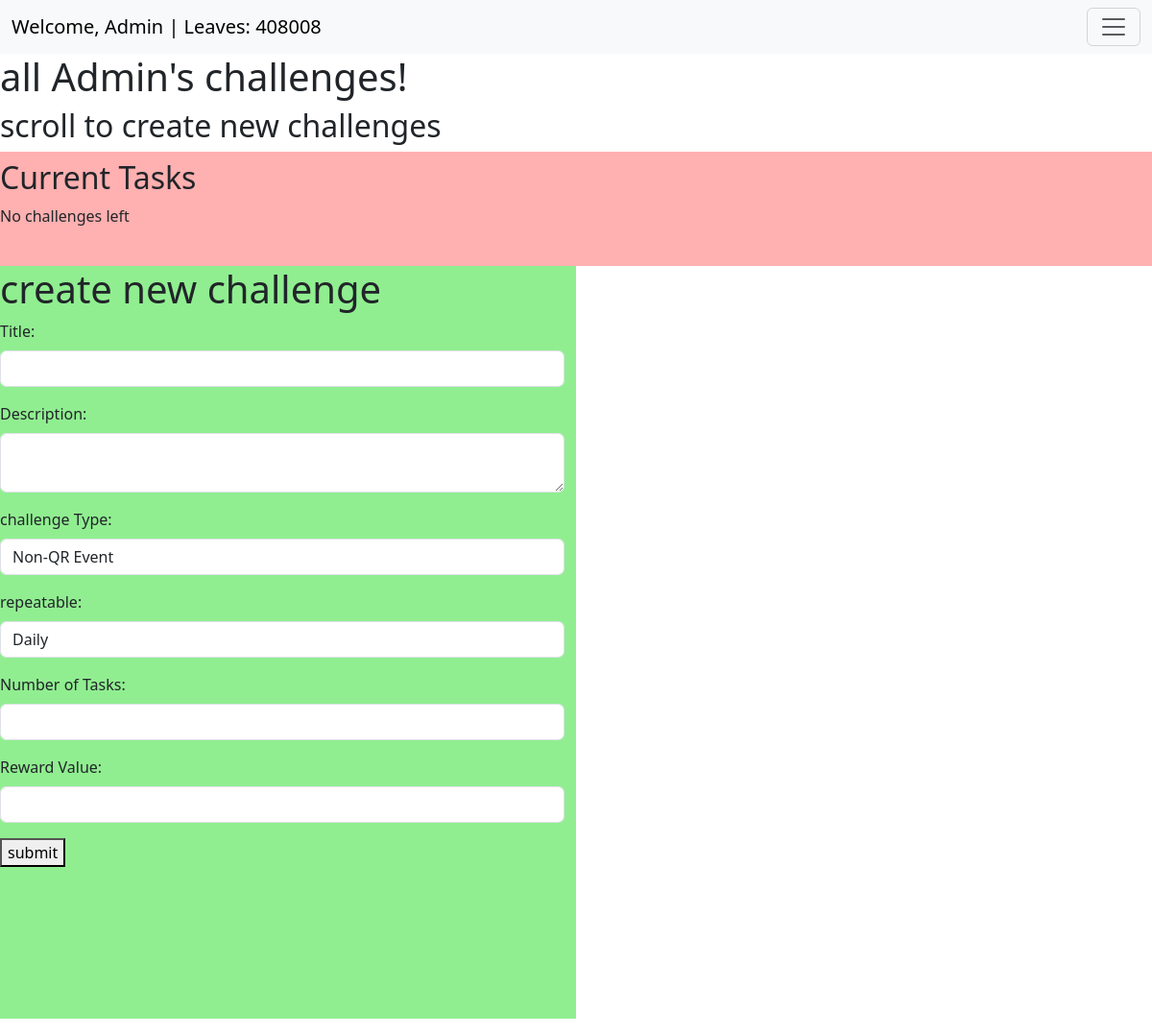
Page /allchallenges (signed in) on the earlier database version.
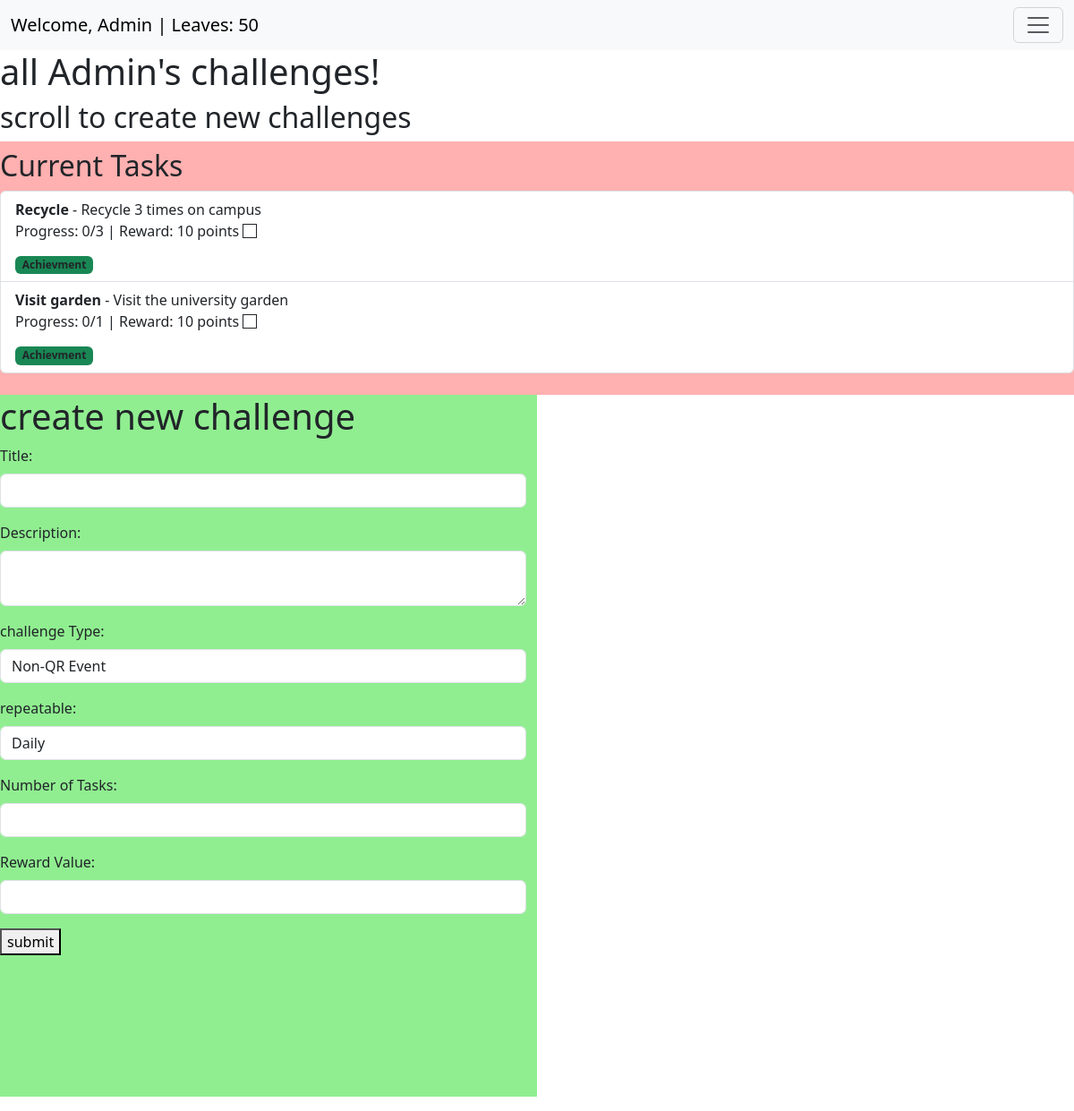
Same page on the later database version.
### user_management/models.py (models this page shows, shortened)
class CustomUser(AbstractUser):
    email = models.EmailField(null=True, blank=True) # TODO: Allows no email, potentially remove in sprint 2
    friends = models.ManyToManyField("self", symmetrical=True, blank=True)
    owned_plants = models.ManyToManyField("garden.Plant", related_name="owners")
    objects = CustomUserManager()

class UserStats(models.Model):
    user = models.OneToOneField(CustomUser, on_delete=models.CASCADE, related_name="stats")
    leaves = models.IntegerField(default=0)
    points = models.IntegerField(default=0)
    class Meta:
        verbose_name = "User Stats"
        verbose_name_plural = "User Stats"

### main/models.py (models this page shows, shortened)
class Challenge(models.Model):
    challengeId = models.AutoField(primary_key=True)  # Primary key for the challenge
    title = models.CharField(max_length=50)  # Title of the challenge
    desc = models.CharField(max_length=500)  # Description of the challenge
    noOfTasks = models.IntegerField()  # Number of tasks in the challenge
    rewardValue = models.IntegerField()  # Reward value for completing the challenge
    qrvalue = models.CharField(max_length=50, default=None, null=True, blank=True)
    QRImage = models.ImageField(upload_to="qr_codes/", default=None, null=True, blank=True)
    isQR = models.BooleanField(default=False)
    repeatable = models.BooleanField(default=False)

### main/views.py (the view, shortened to what this page needs)
# urls.py: path("allchallenges", views.my_challenges, name="allchallenges"),  # All challenges page
def my_challenges(request):
    user_challenge = ChallengeParticipants.objects.filter(username=request.user,status="incomplete")
    isGamekeeper = request.user.groups.filter(name="Game Keepers").exists()
    try:
        allchallenges= Challenge.objects.latest('challengeId')
    except:
        allchallenges = None
    challenge_in_progress = [
        {
            "title": challenge_participant.challengeId.title,
            "desc": challenge_participant.challengeId.desc,
            "rewardValue": challenge_participant.challengeId.rewardValue,
            "progress": challenge_participant.progress,
            "noOfTasks":challenge_participant.challengeId.noOfTasks,
            "status": challenge_participant.status,
            "qrvalue":challenge_participant.challengeId.qrvalue,
            "id": challenge_participant.challengeId.challengeId,
            "isQR": challenge_participant.challengeId.isQR,
            "repeatable": challenge_participant.challengeId.repeatable,
        }
        for challenge_participant in user_challenge
    ]
    return render(request, 'allchallenges.html', {
        'form':challengeForm(),
        'challenge_list': challenge_in_progress, 'isGamekeeper': isGamekeeper, 'challenges':allchallenges})

### main/models.py
class challengeForm(ModelForm):
    class Meta:
        model = Challenge
        fields = ['title', 'desc', 'noOfTasks', 'rewardValue', 'qrvalue']  # Fields to include in the form

### main/templates/allchallenges.html (shortened to what this page needs)
{% extends 'base.html' %}
{% load auth_extras %}
{% block content %}
{% if user.is_authenticated %}
    <h1> all {{ user.username }}'s challenges!</h1>
{% else %}
    <h1>you are not logged on</h1>
{% endif %}
{% if isGamekeeper %}
    <h2> scroll to create new challenges</h2>
{% endif %}
<div class="row">
  <div class="col-12 col-md-12" style="background-color: rgb(255, 176, 176)">
      <h2 class="mt-2">Current Tasks</h2>
      <ul class="list-group">
          {% for item in challenge_list %}
          <li class="list-group-item">
              <div>
                <strong>{{ item.title }}</strong> - {{ item.desc }}
                <p>Progress: {{ item.progress }}/{{ item.noOfTasks }} | Reward: {{ item.rewardValue }} points
                {% if item.isQR %}
                        <button class="form-check-input border border-dark" qr="{{item.qrvalue}}" id="button-{{item.id}}" onclick="startScanner({{item.id}})">
                        </button> </p>
                        <span class="badge bg-warning text-dark">QR Required</span>
                        <div id="reader-{{item.id}}-reader" style="width: 100%; max-width: 400px; margin: auto;"></div>
                {% else %}
                  <button class="remove-button form-check-input border border-dark"
                          qr="{{ item.qrvalue }}"
                          progress="{{ item.progress }}"
                          data-tasks="{{ item.noOfTasks }}"
                          data-id="{{ item.id }}"
                          data-points="{{ item.rewardValue }}">
                  </button> </p>
                  {% endif %}
                  {% if item.repeatable is False %}
                        <span class="badge bg-success text-dark">Achievment</span>
                {% endif %}
              </div>
          </li>
          {% empty %}
          <p>No challenges left</p>
          {% endfor %}
      </ul>
      <br>
  </div>
</div>
{% if isGamekeeper %}
<div class="row h-100">
    <div class="col-md-6 col-12 mb-3" style="background-color: lightgreen">
        <h1>create new challenge</h1>
        <form  method="POST">
            <div class="mb-3">
                <label for="title" class="form-label">Title:</label>
                <input type="text" name="title" class="form-control" required>
            </div>
            <div class="mb-3">
                <label for="desc" class="form-label">Description:</label>
                <textarea name="desc" class="form-control" required></textarea>
            </div>
            <div class="mb-3">
                <label for="qrCode" class="form-label"> challenge Type:</label>
                <select name="qrCode" id="qrCode" class="form-control" required>
                    <option value="non-qr">Non-QR Event</option>
                </select>
            </div>
            <div class="mb-3">
                <label for="repeatable" class="form-label"> repeatable:</label>
                <select name="repeatable" id="repeatable" class="form-control" required>
                    <option value="repeatable">Daily</option>
                </select>
            </div>
            <div class="mb-3">
                <label for="noOfTasks" class="form-label">Number of Tasks:</label>
                <input type="number" name="noOfTasks" id="noOfTasks" max="20" min="1" class="form-control" required>
            </div>
            <div class="mb-3">
                <label for="rewardValue" class="form-label">Reward Value:</label>
                <input type="number" name="rewardValue" class="form-control" max="1000" min="20" required>
            </div>
            <button type="submit" class="submit">submit</button>
        </form>
    </div>
</div>
{% endif %}
{% endblock %}

### main/templates/base.html (shortened to what this page needs)
<html lang="en">
<head>
    <link href="https://cdn.jsdelivr.net/npm/bootstrap@5.3.3/dist/css/bootstrap.min.css" rel="stylesheet">
</head>
<body>
<nav class="navbar navbar-light bg-light">
    <div class="container-fluid">
        <a class="navbar-brand me-auto" href="#">
            {% if user.is_authenticated %}
                Welcome, {{ user.username }} | Leaves: {{ user.stats.leaves }}
            {% else %}
                Guest
            {% endif %}
        </a>
        <button class="navbar-toggler" type="button" data-bs-toggle="collapse" data-bs-target="#navbarSupportedContent"
            aria-controls="navbarSupportedContent" aria-expanded="false" aria-label="Toggle navigation">
            <span class="navbar-toggler-icon"></span>
        </button>
    </div>
</nav>
{% block content %}
{% endblock %}
</body>
</html>

Differences in the rows shown:
changed CustomUser "Admin": stats.leaves "408008" → "50"
added Challenge: title "Recycle", desc "Recycle 3 times on campus", progress "0", noOfTasks "3", rewardValue "10"
added Challenge: title "Visit garden", desc "Visit the university garden", progress "0", noOfTasks "1", rewardValue "10"
Other differences:
text no longer shown: "No challenges left"
